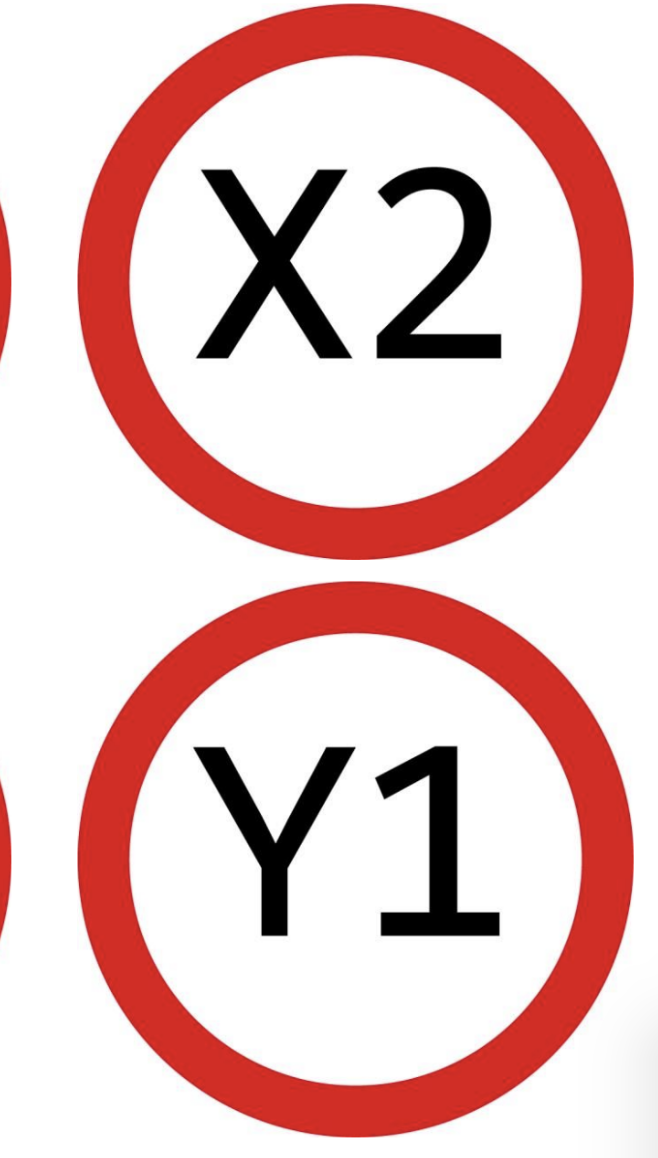
#> input picture x2y1.png, 658 x 1158 px, found by its file name
$ python img_processingv2.py
#> lines starting #> are read from the running program, lines starting #| are printed output that depends on the picture; after the words box and inside, x2 and y2 are one past the last pixel; in counts of white or black regions, pixels touching at a corner belong together
import numpy as np
import cv2
import pytesseract as pyt

DEBUG = 0 #SET 1 FOR DEBUG PURPOSES
path = r'/Users/anilbudak/VSCode/image_processing/images/x2y1.png'

#Sources
src = cv2.imread(path, cv2.IMREAD_COLOR)
#> src is the input picture: shape (1158, 658, 3); mean B, G, R 194.5, 196.1, 231.2
gray = cv2.cvtColor(src.copy(), cv2.COLOR_BGR2GRAY)
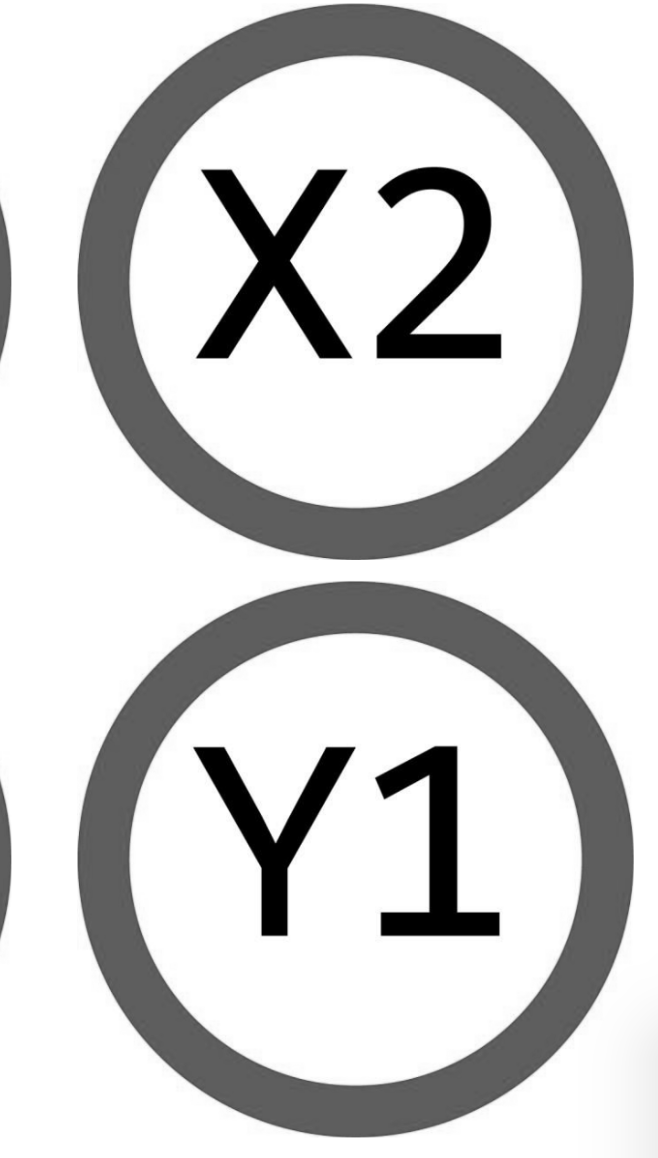
#> gray: shape (1158, 658); min 0, max 255, mean 206.5

#Detection and Correction Functions
def detectCircle(source,minRadius, maxRadius,CLR): #CIRCLE DETECTION
    p0=16 #min_dist = X/16: Minimum distance between detected centers.
    p1=100 #param_1 = 200: Upper threshold for the internal Canny edge detector.
    p2=30 #param_2 = 100: Threshold for center detection.
    blurRatio = 3


    CIRCLE_COUNT=0
    CIRCLE_INFO=[]
    gray = cv2.medianBlur(source, blurRatio)


    rows = gray.shape[0]
    circles = cv2.HoughCircles(gray, cv2.HOUGH_GRADIENT, 1,
    rows / p0,
    param1=p1, param2=p2,
    minRadius=minRadius, maxRadius=maxRadius)


    if circles is not None:
        circles = np.uint16(np.around(circles))
        for i in circles[0, :]:
            CIRCLE_COUNT += 1
            center = (i[0], i[1])
            # circle center
            cv2.circle(src, center, 1, (0, 100, 100), 3)
            # circle outline
            radius = i[2]
            cv2.circle(src, center, radius, CLR, 3)
    else:
        if DEBUG:
            print('NO CIRCLE FOUND')
        #ACTION

    CIRCLE_INFO.append(CIRCLE_COUNT)
    CIRCLE_INFO.append(center)
    CIRCLE_INFO.append(radius)

    if DEBUG:
        cv2.imshow("detected circles", src)
        cv2.waitKey(0)

    return CIRCLE_INFO

def areaFilter(minArea, inputImage): #FILTER
    # Perform an area filter on the binary blobs:
    componentsNumber, labeledImage, componentStats, componentCentroids = \
        cv2.connectedComponentsWithStats(inputImage, connectivity=4)

    # Get the indices/labels of the remaining components based on the area stat
    # (skip the background component at index 0)
    remainingComponentLabels = [i for i in range(1, componentsNumber) if componentStats[i][4] >= minArea]

    # Filter the labeled pixels based on the remaining labels,
    # assign pixel intensity to 255 (uint8) for the remaining pixels
    filteredImage = np.where(np.isin(labeledImage, remainingComponentLabels) == True, 255, 0).astype('uint8')

    return filteredImage

def detectText(): #OCR
    ###APPLY COLOR FILTER FOR ACCURATE OCR

    # Conversion to CMYK (just the K channel):

    # Convert to float and divide by 255:
    imgFloat = src.astype(np.double) / 255.

    # Calculate channel K:
    kChannel = 1 - np.max(imgFloat, axis=2)

    # Convert back to uint 8:
    kChannel = (255 * kChannel).astype(np.uint8)

    binaryThresh = 190
    _, binaryImage = cv2.threshold(kChannel, binaryThresh, 255, cv2.THRESH_BINARY)
    minArea = 100
    binaryImage = areaFilter(minArea, binaryImage)

    # Use a little bit of morphology to clean the mask:
    # Set kernel (structuring element) size:
    kernelSize = 3
    # Set morph operation iterations:
    opIterations = 2
    # Get the structuring element:
    morphKernel = cv2.getStructuringElement(cv2.MORPH_RECT, (kernelSize, kernelSize))
    # Perform closing:
    binaryImage = cv2.morphologyEx(binaryImage, cv2.MORPH_CLOSE, morphKernel, None, None, opIterations, cv2.BORDER_REFLECT101)

    if DEBUG:
        cv2.imshow("binaryImage [closed]", binaryImage)
        cv2.waitKey(0)
    ###

    OUTPUT = []
    CONFIG = "-c tessedit_char_whitelist=1234lABCDXYZT --psm 6"

    ###ACTUAL IMAGE TO TEXT RECOGNITION WITH DEBUG TOOLS
    boxes = pyt.image_to_boxes(binaryImage,lang='eng',config=CONFIG)

    for b in boxes.splitlines():
        b = b.split(' ')
        if DEBUG:
            x,y,w,h = int(b[1]),int(b[2]),int(b[3]),int(b[4])
            hImg, wImg,_ = src.shape
            cv2.rectangle(src,(x,hImg-y),(w,hImg-h),(0,0,255),3)
            cv2.putText(src,b[0],(x,hImg-y+25),cv2.FONT_HERSHEY_COMPLEX,1,(50,50,255),2)
            cv2.imshow("detected circles", src)
            cv2.waitKey(0)
        OUTPUT.append(b[0])
        if DEBUG:
            print(OUTPUT)
    ###
    return OUTPUT

def correctText(raw): #FIX MISINTERPRETATIONS (such as l->1)
    for i in range(len(raw)):
        if raw[i] != 'l':
            continue
        else:
            raw[i] = '1'
    FINAL = raw
    print(FINAL)

    return FINAL

def verifyText(input): #CHECK FOR CHARACTER LENGTH
    if len(input) != 4:
        print('MISSING CHARACTERS')
        #ADJUST CAMERA
    else:
        print('VERIFIED')
        #SEND INFO

#DETECT INNER AND OUTER CIRCLES
innerCircle=detectCircle(gray,200,250,(255,0,0))
#> in detectCircle, `circles = cv2.HoughCircles(gray, cv2.HOUGH_GRADIENT, 1, rows / p0, par..`: circles = [[355.5, 281.5, 225.5], [356.5, 858.5, 225.4]]
#> in detectCircle, `circles = np.uint16(np.around(circles))`: circles = [[356, 282, 226], [356, 858, 225]]
#> the loop in detectCircle, `for i in circles[0, :]:` made 2 passes
#> (CIRCLE_COUNT, center, radius) on passes 1 to 2: (1, (356, 282), 226), (2, (356, 858), 225)
#> after the loop in detectCircle, `for i in circles[0, :]:`:
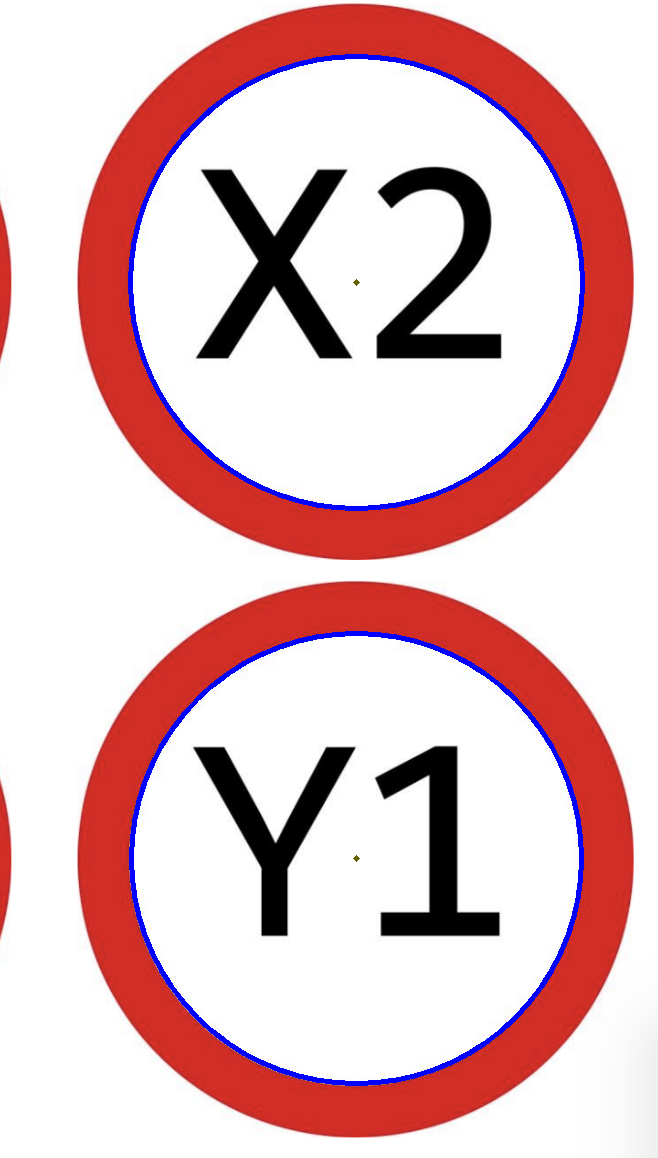
#> src: shape (1158, 658, 3); 1.86% of pixels changed, all inside (x1, y1, x2, y2) = (128, 54, 585, 1086)
#> after the loop in detectCircle, `for i in circles[0, :]:`: CIRCLE_COUNT = 2
#> innerCircle = [2, (356, 858), 225]
outerCircle=detectCircle(gray,260,300,(0,255,0))
#> call 2 of detectCircle, with minRadius = 260, maxRadius = 300, CLR = (0, 255, 0)
#> in detectCircle (call 2), `circles = cv2.HoughCircles(gray, cv2.HOUGH_GRADIENT, 1, rows / p0, par..`: circles = [[354.5, 859.5, 278.1], [354.5, 282.5, 277.4]]
#> in detectCircle (call 2), `circles = np.uint16(np.around(circles))`: circles = [[354, 860, 278], [354, 282, 277]]
#> the loop in detectCircle (call 2), `for i in circles[0, :]:` made 2 passes
#> (CIRCLE_COUNT, center, radius) on passes 1 to 2: (1, (354, 860), 278), (2, (354, 282), 277)
#> after the loop in detectCircle (call 2), `for i in circles[0, :]:`:
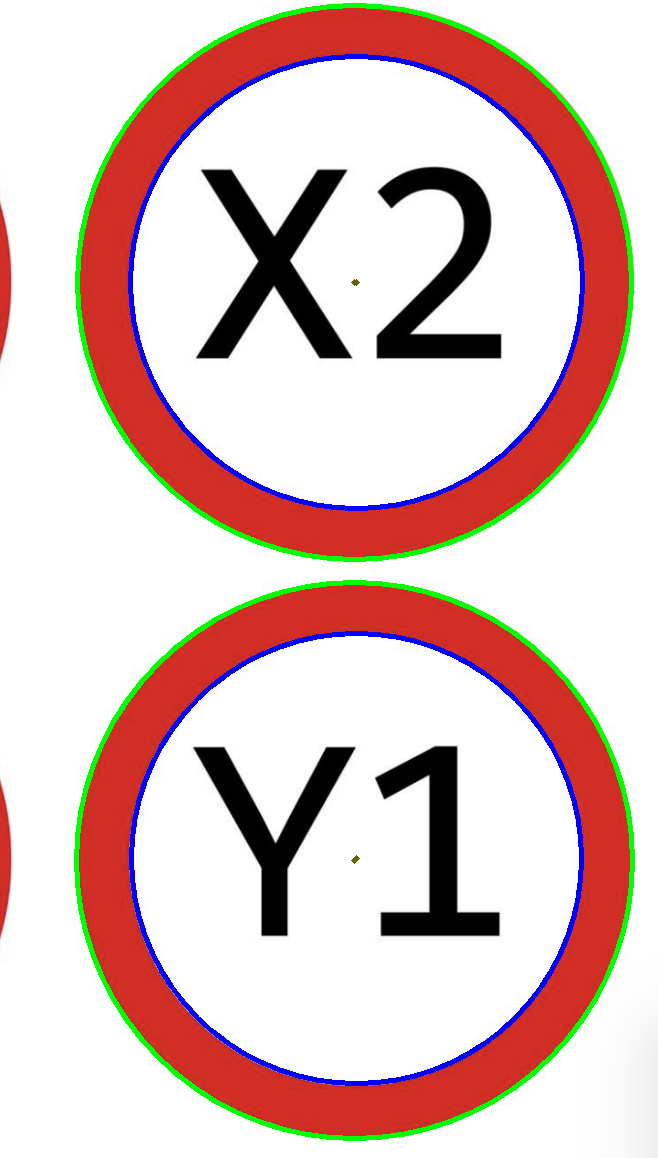
#> src: shape (1158, 658, 3); 2.28% of pixels changed, all inside (x1, y1, x2, y2) = (74, 3, 635, 1141)
#> after the loop in detectCircle (call 2), `for i in circles[0, :]:`: CIRCLE_COUNT = 2
#> outerCircle = [2, (354, 282), 277]
totalCircle=innerCircle[0]+outerCircle[0]
#> totalCircle = 4

#Check for Correction and Detect Text
if totalCircle>=3:
    if totalCircle>3:
        print('100% CIRCLE VERIFICATION')
        verifyText(correctText(detectText()))
#> in detectText, `_, binaryImage = cv2.threshold(kChannel, binaryThresh, 255, cv2.THRESH..`:
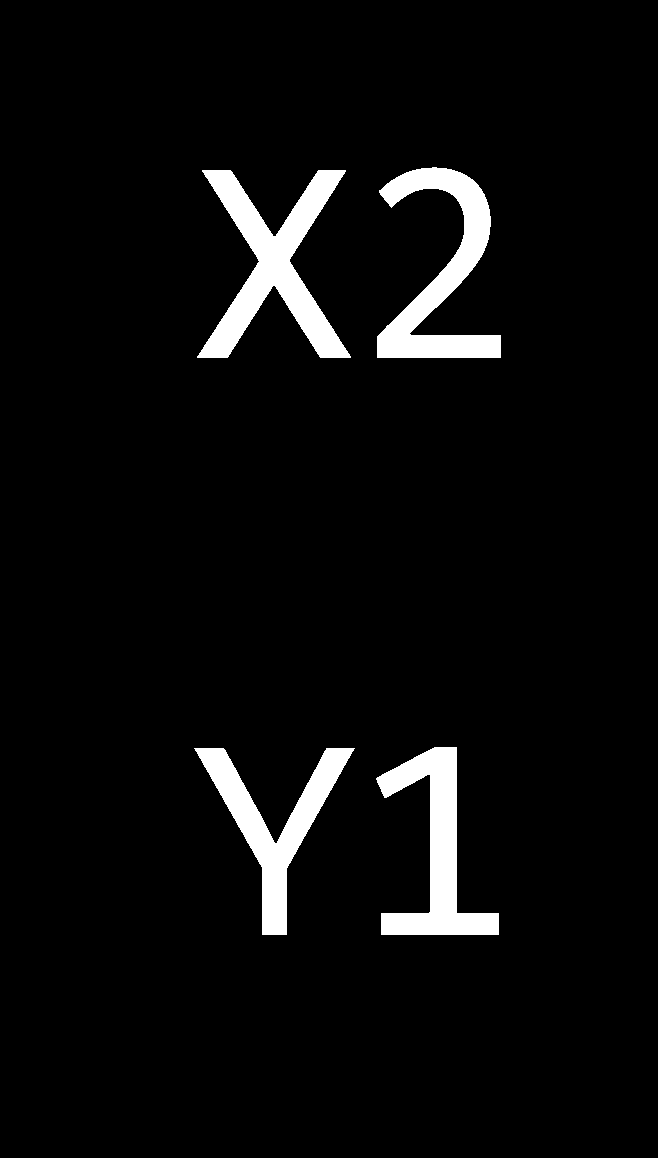
#> binaryImage: shape (1158, 658); 4.7% white; 4 white regions, box (x1, y1, x2, y2) and area: (197, 170, 351, 358) 10686, (377, 167, 501, 358) 9027, (376, 747, 499, 935) 8325, (194, 748, 355, 935) 7994
#> in areaFilter, `componentsNumber, labeledImage, componentStats, componentCentroids = \..`:
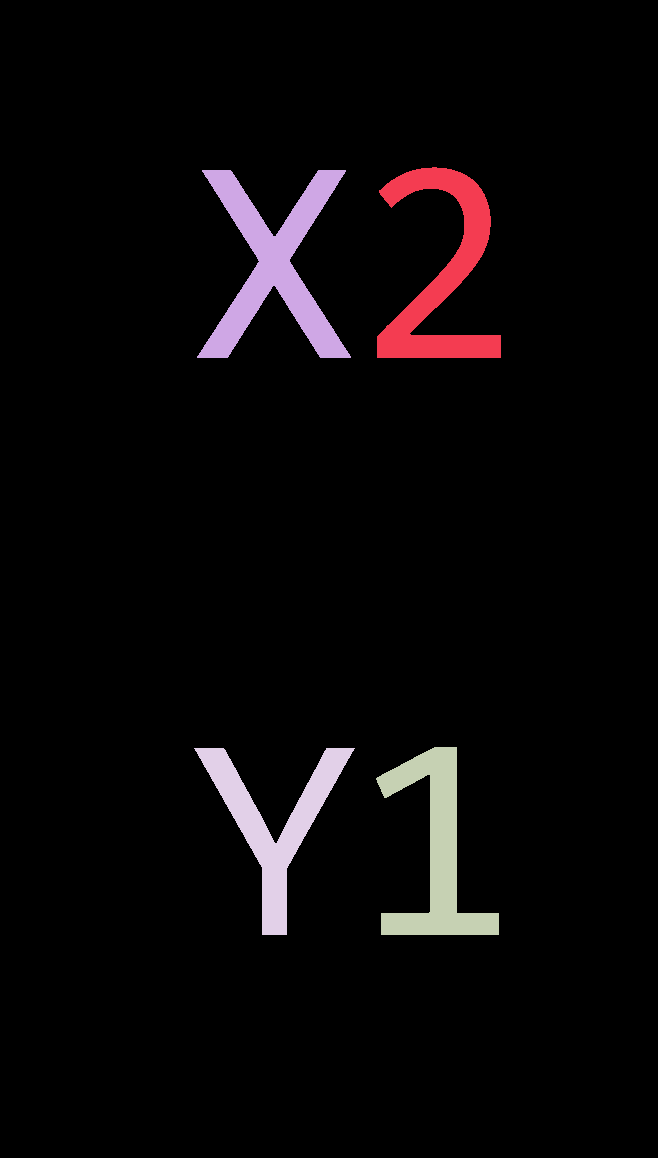
#> labeledImage: shape (1158, 658) int32; 5 distinct labels, from 0 to 4; one colour per label, 0 black
#> in areaFilter, `componentsNumber, labeledImage, componentStats, componentCentroids = \..`: componentsNumber = 5; componentStats = [[0, 0, 658, 1158, 725932], [377, 167, 124, 191, 9027], [197, 170, 154, 188, 10686], [376, 747, 123, 188, 8325], [194, 748, 161, 187, 7994]]; componentCentroids = [[327.3, 581.1], [441, 271.9], [273.6, 264.9], [436.1, 850.6], [273.5, 823.9]]
#> in areaFilter, `remainingComponentLabels = [i for i in range(1, componentsNumber) if c..`: remainingComponentLabels = [1, 2, 3, 4]
#> in detectText, `morphKernel = cv2.getStructuringElement(cv2.MORPH_RECT, (kernelSize, k..`: morphKernel = [[1, 1, 1], [1, 1, 1], [1, 1, 1]]
#> in detectText, `binaryImage = cv2.morphologyEx(binaryImage, cv2.MORPH_CLOSE, morphKern..`: binaryImage: shape (1158, 658); 4.7% white; 4 white regions, box (x1, y1, x2, y2) and area: (197, 170, 351, 358) 10710, (377, 167, 501, 358) 9035, (376, 747, 499, 935) 8328, (194, 748, 355, 935) 8003
#> (the call stopped at in detectText, `boxes = pyt.image_to_boxes(binaryImage,lang='eng',config=CONFIG)`: pytesseract is not available in this run)

        #ACTION
    else:
        print('75% CIRCLE VERIFICATION')
        #ADJUST CAMERA FOR ONCE AND TRY
else:
    print('Low CIRCLE Verification')
    #ADJUST CAMERA AND TRY
